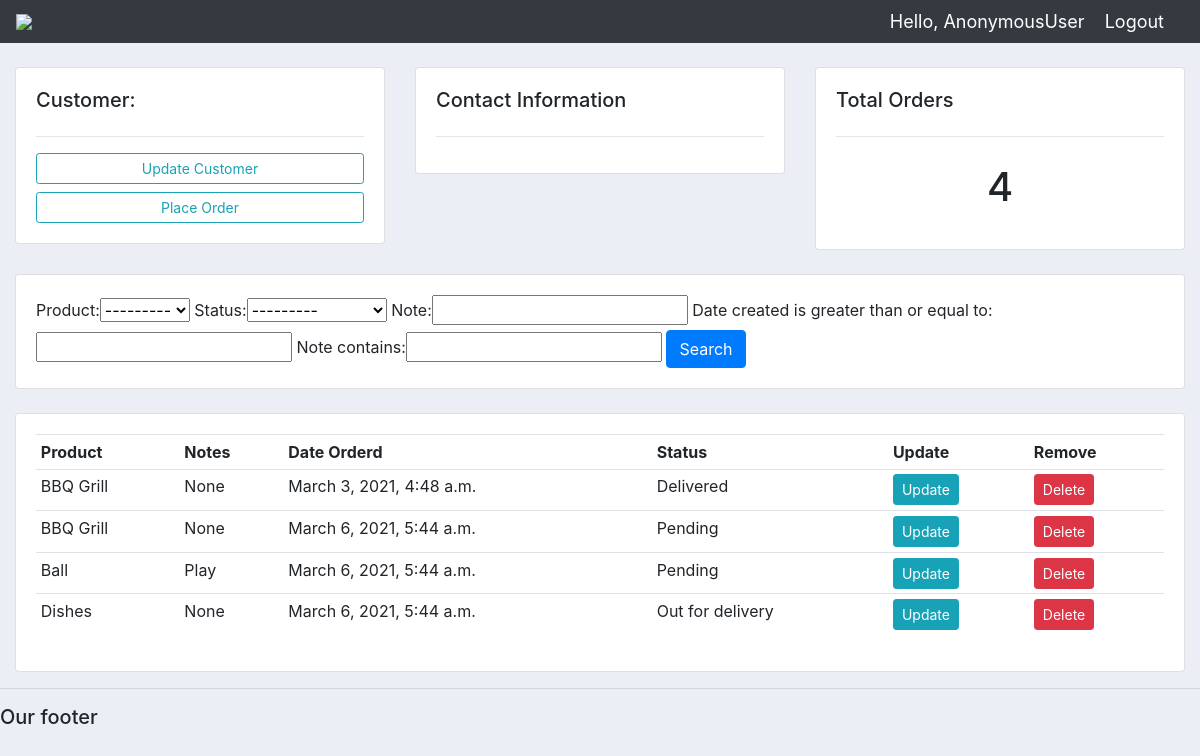
The app's page /customer/1/ with its own data.
### accounts/models.py (models this page shows, shortened)
class Order(models.Model):
    STATUS = (('Pending', 'Pending'),
    ('Out for delivery', 'Out for delivery'),
    ('Delivered', 'Delivered'))
    customer = models.ForeignKey(Customer, null=True, on_delete = models.SET_NULL)
    product = models.ForeignKey(Product, null=True, on_delete = models.SET_NULL)
    date_created = models.DateTimeField(auto_now_add=True, null=True)
    status = models.CharField(max_length=200, null=True, choices=STATUS)
    note = models.CharField(max_length=1000, null=True)

class Product(models.Model):
    CATEGORY = (('Indoor', 'Indoor'),
    ('Outdoor','Outdoor'))
    name = models.CharField(max_length=200, null=True)
    price = models.FloatField(null=True)
    category = models.CharField(max_length=200, null=True,choices=CATEGORY)
    description = models.CharField(max_length=200, null=True, blank=True)
    date_created = models.DateTimeField(auto_now_add=True, null=True)
    tags = models.ManyToManyField(Tag)
    def __str__(self):
        return self.name

### accounts/views.py (the view)
# urls.py: path('customer/<str:pk>/', views.customer, name="customer"),
def customer(request, pk):
	customer = Customer.objects.get(id=pk)
	orders = customer.order_set.all()
	order_count = orders.count()
	myFilter = OrderFilter(request.GET, queryset=orders)
	order = myFilter.qs
	context = {'customer':customer, 'orders':orders, 'order_count':order_count, 'myFilter':myFilter}
	return render(request, 'accounts/customer.html',context)

### accounts/templates/accounts/customer.html (shortened to what this page needs)
{%  extends 'accounts/main.html' %}
{% block content %}
	<br>
<div class="row">
	<div class="col-md">
		<div class="card card-body">
			<h5>Customer:</h5>
			<hr>
			<a class="btn btn-outline-info  btn-sm btn-block" href="">Update Customer</a>
			<a class="btn btn-outline-info  btn-sm btn-block" href="{% url 'create_order' customer.id %}">Place Order</a>
		</div>
	</div>
	<div class="col-md">
		<div class="card card-body">
			<h5>Contact Information</h5>
			<hr>
		</div>
	</div>
	<div class="col-md">
		<div class="card card-body">
			<h5>Total Orders</h5>
			<hr>
			<h1 style="text-align: center;padding: 10px">{{order_count}}</h1>
		</div>
	</div>
</div>
<br>
<div class="row">
	<div class="col">
		<div class="card card-body">
			<form method="get">
				{{myFilter.form}}
		    <button class="btn btn-primary" type="submit">Search</button>
		  </form>
		</div>
	</div>
</div>
<br>
<div class="row">
	<div class="col-md">
		<div class="card card-body">
			<table class="table table-sm">
				<tr>
					<th>Product</th>
					<th>Notes</th>
					<th>Date Orderd</th>
					<th>Status</th>
					<th>Update</th>
					<th>Remove</th>
				</tr>
				{% for order in orders %}
				<tr>
					<td>{{order.product}}</td>
					<td>{{order.note}}</td>
					<td>{{order.date_created}}</td>
					<td>{{order.status}}</td>
					<td><a class="btn btn-sm btn-info" href="{% url 'update_order' order.id %}">Update</a></td>
					<td><a class="btn btn-sm btn-danger" href="{% url 'delete_order' order.id %}">Delete</a></td>
				</tr>
				{% endfor %}
			</table>
		</div>
	</div>
</div>
{% endblock %}

### accounts/templates/accounts/main.html (shortened to what this page needs)
{% load static %}
<!DOCTYPE html>
<html>
<head>
	<link rel="stylesheet" href="https://stackpath.bootstrapcdn.com/bootstrap/4.3.1/css/bootstrap.min.css">
	<link rel="stylesheet" type="text/css" href="{% static '/css/main.css' %}">
</head>
<body>
	{%  include 'accounts/navbar.html' %}
	<div class="container-fluid">
	{% block content %}
	{% endblock %}
    </div>
	<hr>
	<h5>Our footer</h5>
</body>
</html>

### accounts/templates/accounts/navbar.html (shortened to what this page needs)
{% load static %}
<nav class="navbar navbar-expand-lg navbar-dark bg-dark">
 <img src="{% static 'images/logo.png' %}">
  <span class="hello-msg">Hello, {{request.user}}</span>
  <span ><a  class="hello-msg" href="{% url 'logout' %}">Logout</a></span>
</nav>

### crm1/static/css/main.css (style rules this page uses)
body { background-color: #ebeff5; }

### accounts/templates/accounts/navbar.html (style rules this page uses)
.hello-msg { font-size: 18px; color: #fff; margin-right: 20px; }

### records on screen
Order: product "BBQ Grill", note "None", date_created "March 3, 2021, 4:48 a.m.", status "Delivered"
Order: product "BBQ Grill", note "None", date_created "March 6, 2021, 5:44 a.m.", status "Pending"
Order: product "Ball", note "Play", date_created "March 6, 2021, 5:44 a.m.", status "Pending"
Order: product "Dishes", note "None", date_created "March 6, 2021, 5:44 a.m.", status "Out for delivery"

### other values on screen
{{ request.user }} "AnonymousUser"
{{ order_count }} "4"
